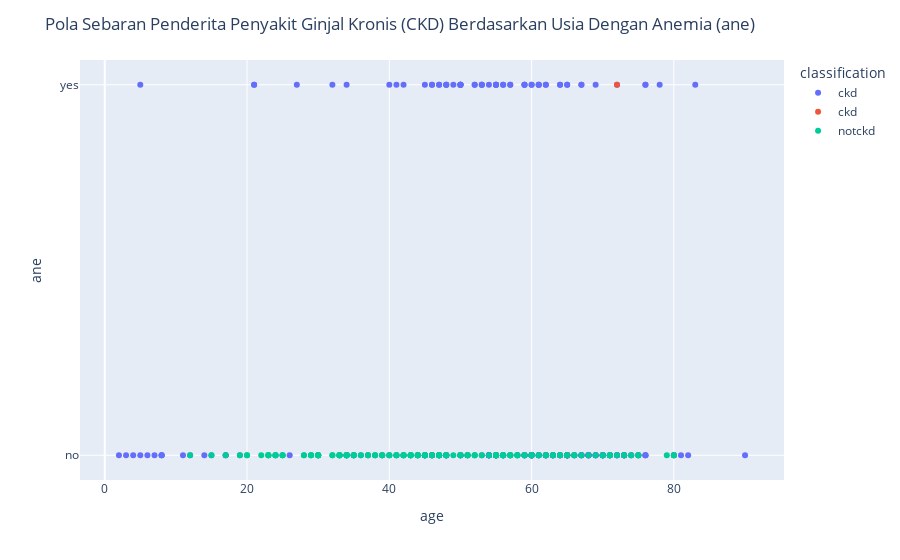

Notebook code cell kept with this figure:
### Code cell
fig = px.scatter(data,
    x = data['age'], y = data['ane'],
    color="classification")
fig.update_layout(title='Pola Sebaran Penderita Penyakit Ginjal Kronis (CKD) Berdasarkan Usia Dengan Anemia (ane)')
fig.show()

### Figure 1 — Plotly figure (JSON) as saved in the notebook; plotly's stock layout.template omitted (floating-point values rounded to 4 significant figures; data arrays with more than 128 entries replaced by an {"elided": "..."} marker saying what was removed)
{"data": [{"hovertemplate": "classification=ckd<br>age=%{x}<br>ane=%{y}<extra></extra>", "legendgroup": "ckd", "marker": {"color": "#636efa", "symbol": "circle"}, "mode": "markers", "name": "ckd", "orientation": "h", "showlegend": true, "type": "scatter", "x": {"elided": "248 int values"}, "xaxis": "x", "y": {"elided": "248 str values"}, "yaxis": "y"}, {"hovertemplate": "classification=ckd\t<br>age=%{x}<br>ane=%{y}<extra></extra>", "legendgroup": "ckd\t", "marker": {"color": "#EF553B", "symbol": "circle"}, "mode": "markers", "name": "ckd\t", "orientation": "h", "showlegend": true, "type": "scatter", "x": [72, 65], "xaxis": "x", "y": ["yes", "no"], "yaxis": "y"}, {"hovertemplate": "classification=notckd<br>age=%{x}<br>ane=%{y}<extra></extra>", "legendgroup": "notckd", "marker": {"color": "#00cc96", "symbol": "circle"}, "mode": "markers", "name": "notckd", "orientation": "h", "showlegend": true, "type": "scatter", "x": {"elided": "150 int values"}, "xaxis": "x", "y": {"elided": "150 str values"}, "yaxis": "y"}], "layout": {"legend": {"title": {"text": "classification"}, "tracegroupgap": 0}, "margin": {"t": 60}, "title": {"text": "Pola Sebaran Penderita Penyakit Ginjal Kronis (CKD) Berdasarkan Usia Dengan Anemia (ane)"}, "xaxis": {"anchor": "y", "domain": [0, 1], "title": {"text": "age"}}, "yaxis": {"anchor": "x", "domain": [0, 1], "title": {"text": "ane"}}}}
